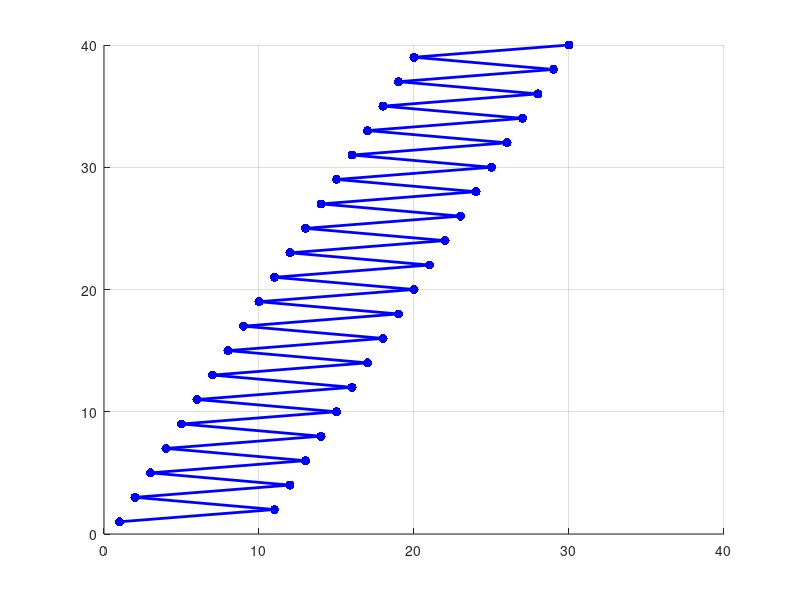

Write MATLAB code to recreate this figure.
close all
clear all
clc

% figure('color', 'w'), hold on, grid on, axis square
% x = rand(10000,1) * 10; y = rand(10000,1) * 10;
% 
% ind = (x <= 8 & x >= 3) & (y <= 4 & y >= 1);
% 
% %plot(x(ind), y(ind), 'k.', 'markers', 10);
% %plot(x(~ind), y(~ind), 'g.', 'markers', 10);
% 
% figure('color', 'w'), hold on, grid on, axis square
% x = rand(10000,1) * 10; y = rand(10000,1) * 10;
% c1 = 3;
% c2 = 8;
% radius = 2;
% 
% 
% ind = sqrt((x - c1).^2 + (y - c2).^2) < radius;
% 
% %plot(x(ind), y(ind), 'k.', 'markers', 10)
% %plot(x(~ind), y(~ind), 'g.', 'markers', 10)
% 
% 
% figure('color', 'w'), hold on, grid on, axis square
% x = rand(10000,1) * 10; y = rand(10000,1) * 10;
% c = [5 4];
% radius = 1;
% r = [5 9; 8 1];
% l = [5 9; 2 1];
% b = [2 1; 8 1];
% 
% 
% 
% resultr = (x - r(1,1)) * (r(2,2) - r(1, 2)) - (r(2, 1) - r(1, 1)) * (y - r(1, 2));
% resultl = (x - l(1,1)) * (l(2,2) - l(1, 2)) - (l(2, 1) - l(1, 1)) * (y - l(1, 2));
% resultb = (x - b(1,1)) * (b(2,2) - b(1, 2)) - (b(2, 1) - b(1, 1)) * (y - b(1, 2));
% 
% ind = (resultl < 0) & (resultb < 0) & (resultr > 0) & ~(sqrt((x - c(1)).^2 + (y - c(2)).^2) < radius);
% 
% plot(x(ind), y(ind), 'k.', 'markers', 10)
% plot(x(~ind), y(~ind), 'g.', 'markers', 10)
% x = [0 15 30]
% y = [0 3 0]
% plot(x,y, 'b.-')
% grid on
% x = [1 : 20];
% y = repmat([0 1], 1, 10);
% plot(x,y, 'b.-')
% grid on
x = [1 : 20;11: 30];
x = x(:);
y = 1:40;
figure('color', 'w');
hold on
plot(x,y, 'b.-', 'LineWidth', 2, 'MarkerSize', 20)
axis([0 40 0 40])
grid on

